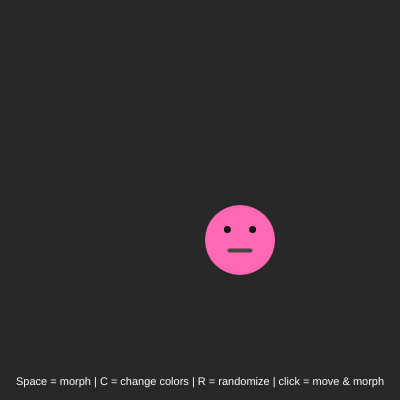
Frame 1 (no input)
Frame 60 (no input): identical to frame 1, image omitted
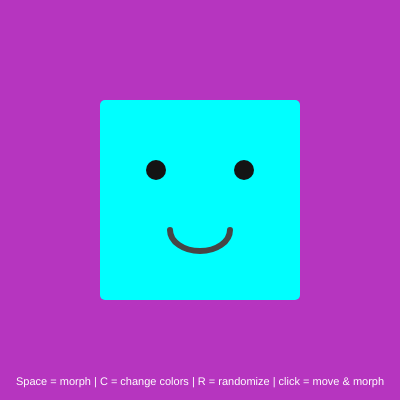
Frame 120 (the mouse pressed at the canvas centre since frame 60)

The p5.js sketch that drew these frames (run headless with seeded random() and noise() and a simulated clock; from frame 60 on, the mouse is pressed at the canvas centre):

// p5.js sketch
// ── sketch.js
// CC Lecture/Lab Assigment 2 Face Generator
//Pilar Liotta

let sad = 240;
let smile = 240;
let morph = 0;   // 0 = small circle, 1 = big square
let target = 0;  // target morph value
let palIdx = 0;

const palettes = [
  { color1: [255, 105, 180], color2: [0, 255, 255] },
  { color1: [0, 255, 0], color2: [249,52,49 ] },
  { color1: [255,154,0], color2: [227,255,0] },
];

function setup() {
  createCanvas(400, 400);
  colorMode(RGB);
  noStroke();
  frameRate(60);
  bgColor = color(40); // background
}

function draw() {
  background(bgColor); // background
  
  // morph in
  morph = lerp(morph, target, 0.12);
  const u = easeInOutCubic(morph);

  // face
  Face(sad, smile, u);
  
    // instruction text on bottom 
  fill(255);
  textSize(11);
  text(
    "Space = morph | C = change colors | R = randomize | click = move & morph",
    width/25, height - 15
  );
}


function Face(x, y, u) {
  push();
  translate(x, y);
  
  // Size changes small to big
  const size = lerp(70, 200, u);
  
  // Shape changes circle to square
  const corner = lerp(size / 2, 5, u);
  
  //  transition between two colors
  const pal = palettes[palIdx];
  const faceColor = lerpColor(
    color(pal.color1[0], pal.color1[1], pal.color1[2]),
    color(pal.color2[0], pal.color2[1], pal.color2[2]),
    u
  );

  //  face shape
  rectMode(CENTER);
  fill(faceColor);
  rect(0, 0, size, size, corner);
  
  //eyes 
  fill(20);
  let eyeSize = size * 0.10;
  let eyeOffsetX = lerp(size * 0.18, size * 0.22, u);
  let eyeY = -size * 0.15;
  
  ellipse(-eyeOffsetX, eyeY, eyeSize);
  ellipse(eyeOffsetX, eyeY, eyeSize);
  
  //mouth 
  stroke(70);
  strokeWeight(max(4, size * 0.03));
  noFill();
  
  let mouthY = size * 0.15;
  let mouthWidth = size * 0.3;
  
  if (u < 0.3) {
    // meh face
    line(-mouthWidth/2, mouthY, mouthWidth/2, mouthY);
  } else if (u < 0.7) {
    // smile
    arc(0, mouthY, mouthWidth, mouthWidth * 0.3, 0, PI);
  } else {
    // big smile
    arc(0, mouthY, mouthWidth, mouthWidth * 0.7, 0, PI);
  }
  
  pop();
}

function keyPressed() {
  if (key === ' ') {
    // Spacebar goes to morphing colors 
    target = target === 0 ? 1 : 0;
  }
  if (key === 'C' || key === 'c') {
    // change color palettes
    palIdx = (palIdx + 1) % palettes.length;
  }
  if (key === 'R' || key === 'r') {
    // randomize
    randomizeColors();
    randomizeBackground();
  }

}
 
function mousePressed() {
  //  move face and triggers morph
  sad = mouseX;
  smile = mouseY;
  target = 1; // square
  randomizeBackground(); //  change background on click
  
  // return back
   setTimeout(() => { target = 0; }, 1000);

}

function randomizeColors() {
  for (let i = 0; i < palettes.length; i++) {
    palettes[i].color1 = [random(255), random(255), random(255)];
    palettes[i].color2 = [random(255), random(255), random(255)];
  }
  palIdx = 0;
}

function randomizeBackground() {
  //random color for the background
  bgColor = color(random(255), random(255), random(255));
}

function easeInOutCubic(u) {
  return u < 0.5 ? 4 * u * u * u : 1 - pow(-2 * u + 2, 3) / 2;
}
  
